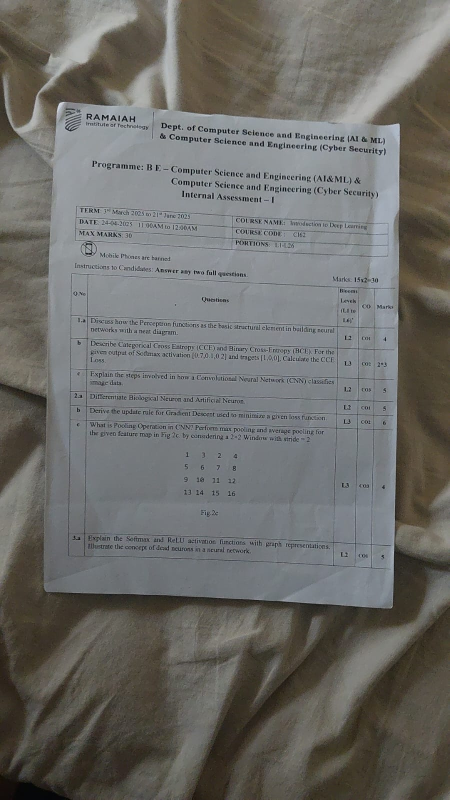
#> input picture sample.jpeg, 899 x 1599 px (shown at 1/2 size)
$ python -i table_detection_2.py   (imports and definitions only)
#> lines starting #> are read from the running program, lines starting #| are printed output that depends on the picture; after the words box and inside, x2 and y2 are one past the last pixel; in counts of white or black regions, pixels touching at a corner belong together
import cv2
import numpy as np
import os

def detect_tables_enhanced(color_img, gray_img):
    """
    Enhanced table detection with improved separation of individual tables
    """
    height, width = gray_img.shape

    # Multiple preprocessing approaches for better line detection
    tables = []

    # Method 1: Adaptive threshold with different parameters
    binary1 = cv2.adaptiveThreshold(gray_img, 255, cv2.ADAPTIVE_THRESH_GAUSSIAN_C,
                                   cv2.THRESH_BINARY_INV, 11, 2)
    binary2 = cv2.adaptiveThreshold(gray_img, 255, cv2.ADAPTIVE_THRESH_MEAN_C,
                                   cv2.THRESH_BINARY_INV, 15, 3)

    # Method 2: Global threshold for darker lines
    _, binary3 = cv2.threshold(gray_img, 0, 255, cv2.THRESH_BINARY_INV + cv2.THRESH_OTSU)

    # Combine different threshold methods
    combined_binary = cv2.bitwise_or(cv2.bitwise_or(binary1, binary2), binary3)

    # More aggressive kernels for line detection
    h_kernel_sizes = [width//20, width//15, width//10]  # Multiple kernel sizes
    v_kernel_sizes = [height//20, height//15, height//10]

    all_h_lines = []
    all_v_lines = []

    # Try multiple kernel sizes to catch different line thicknesses
    for h_size in h_kernel_sizes:
        horizontal_kernel = cv2.getStructuringElement(cv2.MORPH_RECT, (h_size, 1))
        horizontal_lines = cv2.morphologyEx(combined_binary, cv2.MORPH_OPEN,
                                          horizontal_kernel, iterations=1)

        # Additional morphological operations to connect broken lines
        horizontal_lines = cv2.dilate(horizontal_lines,
                                    cv2.getStructuringElement(cv2.MORPH_RECT, (5, 3)),
                                    iterations=2)

        h_lines = find_line_coordinates_hough(horizontal_lines, 'horizontal', width)
        all_h_lines.extend(h_lines)

    for v_size in v_kernel_sizes:
        vertical_kernel = cv2.getStructuringElement(cv2.MORPH_RECT, (1, v_size))
        vertical_lines = cv2.morphologyEx(combined_binary, cv2.MORPH_OPEN,
                                        vertical_kernel, iterations=1)

        # Additional morphological operations to connect broken lines
        vertical_lines = cv2.dilate(vertical_lines,
                                  cv2.getStructuringElement(cv2.MORPH_RECT, (3, 5)),
                                  iterations=2)

        v_lines = find_line_coordinates_hough(vertical_lines, 'vertical', height)
        all_v_lines.extend(v_lines)

    # Remove duplicates and merge similar lines
    final_h_lines = merge_similar_lines(all_h_lines, 'horizontal', width)
    final_v_lines = merge_similar_lines(all_v_lines, 'vertical', height)

    print(f"Final: {len(final_h_lines)} horizontal lines and {len(final_v_lines)} vertical lines")

    # NEW: Improved table separation logic
    tables = find_separate_table_regions(final_h_lines, final_v_lines, width, height)

    # If no separate tables found, fall back to contour-based approach
    if not tables:
        tables = detect_tables_by_contours(final_h_lines, final_v_lines, width, height)

    # Ultimate fallback: Create one large table from all lines if we have enough
    if not tables and len(final_h_lines) >= 1 and len(final_v_lines) >= 1:
        all_coords = []
        for line in final_h_lines + final_v_lines:
            all_coords.extend([line['x1'], line['y1'], line['x2'], line['y2']])

        if all_coords:
            min_x = min(all_coords[::2])  # x coordinates
            min_y = min(all_coords[1::2])  # y coordinates
            max_x = max(all_coords[::2])
            max_y = max(all_coords[1::2])

            tables.append({
                'x': min_x, 'y': min_y,
                'w': max_x - min_x, 'h': max_y - min_y,
                'h_lines': final_h_lines,
                'v_lines': final_v_lines,
                'type': 'table'
            })
            print(f"Created fallback table with all detected lines")

    return tables

def find_separate_table_regions(h_lines, v_lines, width, height):
    """
    NEW: Improved function to find separate table regions by analyzing spatial distribution
    """
    if not h_lines or not v_lines:
        return []

    # Sort lines by position
    h_lines_sorted = sorted(h_lines, key=lambda x: x['y'])
    v_lines_sorted = sorted(v_lines, key=lambda x: x['x'])

    # Find clusters of horizontal lines (separate tables likely have gaps)
    h_clusters = find_line_clusters(h_lines_sorted, 'horizontal', gap_threshold=height//8)
    v_clusters = find_line_clusters(v_lines_sorted, 'vertical', gap_threshold=width//8)

    print(f"Found {len(h_clusters)} horizontal clusters and {len(v_clusters)} vertical clusters")

    tables = []

    # Create tables by combining h_clusters and v_clusters that overlap spatially
    for h_cluster in h_clusters:
        for v_cluster in v_clusters:
            # Check if horizontal and vertical line clusters overlap spatially
            if clusters_overlap(h_cluster, v_cluster):
                # Calculate table bounds
                h_min_x = min(line['x1'] for line in h_cluster)
                h_max_x = max(line['x2'] for line in h_cluster)
                h_min_y = min(line['y'] for line in h_cluster)
                h_max_y = max(line['y'] for line in h_cluster)

                v_min_x = min(line['x'] for line in v_cluster)
                v_max_x = max(line['x'] for line in v_cluster)
                v_min_y = min(line['y1'] for line in v_cluster)
                v_max_y = max(line['y2'] for line in v_cluster)

                # Use intersection of bounds to define table
                table_x = max(h_min_x, v_min_x) - 10  # Small padding
                table_y = max(h_min_y, v_min_y) - 10
                table_x2 = min(h_max_x, v_max_x) + 10
                table_y2 = min(h_max_y, v_max_y) + 10

                table_w = table_x2 - table_x
                table_h = table_y2 - table_y

                # Ensure minimum table size and reasonable aspect ratio
                if table_w > 100 and table_h > 60:
                    # Filter lines that are actually within this table region
                    table_h_lines = [line for line in h_cluster
                                   if line['x1'] >= table_x - 20 and line['x2'] <= table_x2 + 20]
                    table_v_lines = [line for line in v_cluster
                                   if line['y1'] >= table_y - 20 and line['y2'] <= table_y2 + 20]

                    if len(table_h_lines) >= 2 and len(table_v_lines) >= 2:
                        tables.append({
                            'x': table_x, 'y': table_y,
                            'w': table_w, 'h': table_h,
                            'h_lines': table_h_lines,
                            'v_lines': table_v_lines,
                            'type': 'table'
                        })
                        print(f"Created separate table at ({table_x}, {table_y}) size {table_w}x{table_h}")

    # Remove overlapping tables (keep the one with more lines)
    tables = remove_overlapping_tables(tables)

    return tables

def find_line_clusters(lines, direction, gap_threshold):
    """
    Find clusters of lines separated by significant gaps
    """
    if not lines:
        return []

    clusters = []
    current_cluster = [lines[0]]

    for i in range(1, len(lines)):
        if direction == 'horizontal':
            prev_pos = current_cluster[-1]['y']
            curr_pos = lines[i]['y']
        else:
            prev_pos = current_cluster[-1]['x']
            curr_pos = lines[i]['x']

        gap = abs(curr_pos - prev_pos)

        if gap <= gap_threshold:
            current_cluster.append(lines[i])
        else:
            # Significant gap found - start new cluster
            if len(current_cluster) >= 2:  # Only keep clusters with multiple lines
                clusters.append(current_cluster)
            current_cluster = [lines[i]]

    # Don't forget the last cluster
    if len(current_cluster) >= 2:
        clusters.append(current_cluster)

    return clusters

def clusters_overlap(h_cluster, v_cluster):
    """
    Check if horizontal and vertical line clusters overlap spatially
    """
    # Get bounds of horizontal cluster
    h_min_x = min(line['x1'] for line in h_cluster)
    h_max_x = max(line['x2'] for line in h_cluster)
    h_min_y = min(line['y'] for line in h_cluster)
    h_max_y = max(line['y'] for line in h_cluster)

    # Get bounds of vertical cluster
    v_min_x = min(line['x'] for line in v_cluster)
    v_max_x = max(line['x'] for line in v_cluster)
    v_min_y = min(line['y1'] for line in v_cluster)
    v_max_y = max(line['y2'] for line in v_cluster)

    # Check for overlap with some tolerance
    tolerance = 30

    x_overlap = not (h_max_x < v_min_x - tolerance or v_max_x < h_min_x - tolerance)
    y_overlap = not (h_max_y < v_min_y - tolerance or v_max_y < h_min_y - tolerance)

    return x_overlap and y_overlap

def remove_overlapping_tables(tables):
    """
    Remove overlapping tables, keeping the one with more lines
    """
    if len(tables) <= 1:
        return tables

    filtered_tables = []

    for i, table1 in enumerate(tables):
        is_overlapped = False

        for j, table2 in enumerate(tables):
            if i != j and tables_overlap_significantly(table1, table2):
                # Keep the table with more total lines
                lines1 = len(table1['h_lines']) + len(table1['v_lines'])
                lines2 = len(table2['h_lines']) + len(table2['v_lines'])

                if lines2 > lines1:
                    is_overlapped = True
                    break

        if not is_overlapped:
            filtered_tables.append(table1)

    return filtered_tables

# [69 lines left out: functions tables_overlap_significantly, detect_tables_by_contours, not called in this run]

def find_line_coordinates_hough(line_img, direction, max_dimension):
    """
    Extract line coordinates using Hough Line Transform with tolerance for curves and skew
    """
    lines = []

    # Use HoughLinesP with more lenient parameters for curved/skewed lines
    detected_lines = cv2.HoughLinesP(line_img, 1, np.pi/180, threshold=30,  # Lower threshold
                                    minLineLength=max_dimension//20,  # Shorter minimum length
                                    maxLineGap=30)  # Larger gap tolerance

    if detected_lines is not None:
        for line in detected_lines:
            x1, y1, x2, y2 = line[0]

            # Calculate line angle
            angle = np.arctan2(y2 - y1, x2 - x1) * 180 / np.pi

            if direction == 'horizontal':
                # For horizontal lines, allow up to 15 degrees of skew
                if abs(angle) <= 15 or abs(abs(angle) - 180) <= 15:
                    lines.append({
                        'x1': min(x1, x2), 'y1': y1,
                        'x2': max(x1, x2), 'y2': y2,
                        'y': (y1 + y2) // 2,  # Average y for sorting
                        'angle': angle
                    })
            else:  # vertical
                # For vertical lines, allow up to 15 degrees of skew
                if abs(angle - 90) <= 15 or abs(angle + 90) <= 15:
                    lines.append({
                        'x1': x1, 'y1': min(y1, y2),
                        'x2': x2, 'y2': max(y1, y2),
                        'x': (x1 + x2) // 2,  # Average x for sorting
                        'angle': angle
                    })

    # Group similar lines and merge them (for broken/curved lines)
    if lines:
        merged_lines = merge_similar_lines(lines, direction, max_dimension)
        return merged_lines

    return []

def merge_similar_lines(lines, direction, max_dimension):
    """
    Merge lines that are close together and likely part of the same table line
    """
    if not lines:
        return []

    # Sort lines by position
    if direction == 'horizontal':
        lines.sort(key=lambda x: x['y'])
        position_key = 'y'
        tolerance = 20  # Allow 20 pixels variation in y-position
    else:
        lines.sort(key=lambda x: x['x'])
        position_key = 'x'
        tolerance = 20  # Allow 20 pixels variation in x-position

    merged_lines = []
    current_group = [lines[0]]

    for line in lines[1:]:
        # Check if this line should be merged with the current group
        avg_position = sum(l[position_key] for l in current_group) / len(current_group)

        if abs(line[position_key] - avg_position) <= tolerance:
            current_group.append(line)
        else:
            # Merge the current group and start a new one
            merged_line = merge_line_group(current_group, direction)
            if merged_line:
                merged_lines.append(merged_line)
            current_group = [line]

    # Don't forget the last group
    merged_line = merge_line_group(current_group, direction)
    if merged_line:
        merged_lines.append(merged_line)

    return merged_lines

def merge_line_group(line_group, direction):
    """
    Merge a group of similar lines into one representative line
    """
    if not line_group:
        return None

    if direction == 'horizontal':
        # For horizontal lines, find the extent and average y-position
        min_x = min(line['x1'] for line in line_group)
        max_x = max(line['x2'] for line in line_group)
        avg_y = sum(line['y'] for line in line_group) / len(line_group)

        return {
            'x1': min_x, 'y1': int(avg_y),
            'x2': max_x, 'y2': int(avg_y),
            'y': int(avg_y)
        }
    else:
        # For vertical lines, find the extent and average x-position
        min_y = min(line['y1'] for line in line_group)
        max_y = max(line['y2'] for line in line_group)
        avg_x = sum(line['x'] for line in line_group) / len(line_group)

        return {
            'x1': int(avg_x), 'y1': min_y,
            'x2': int(avg_x), 'y2': max_y,
            'x': int(avg_x)
        }

def create_table_only_svg(image_path, output_svg_path):
    """
    Create an SVG document containing only the detected table structures (lines only)
    with improved styling - black lines and thicker strokes
    """
    # Read the image
    img = cv2.imread(image_path)
    if img is None:
        raise ValueError(f"Could not read image from {image_path}")

    gray = cv2.cvtColor(img, cv2.COLOR_BGR2GRAY)
    height, width = img.shape[:2]

    # Detect tables
    print("Detecting table structures...")
    tables = detect_tables_enhanced(img, gray)

    # Create SVG content with improved styling
    svg_content = f'''<?xml version="1.0" encoding="UTF-8"?>
<svg width="{width}" height="{height}" viewBox="0 0 {width} {height}"
     xmlns="http://www.w3.org/2000/svg">

    <defs>
        <style><![CDATA[
            .table-line {{
                stroke: #000000;
                stroke-width: 3;
                fill: none;
                opacity: 1.0;
            }}
            .table-boundary {{
                fill: none;
                stroke: #333333;
                stroke-width: 2;
                stroke-dasharray: 8,4;
                opacity: 0.7;
            }}
            .table-label {{
                font-family: Arial, sans-serif;
                font-size: 16px;
                font-weight: bold;
                fill: #000000;
            }}
        ]]></style>
    </defs>

    <!-- White background -->
    <rect width="{width}" height="{height}" fill="white"/>

'''

    if not tables:
        svg_content += '''    <!-- No tables detected -->
    <text x="50" y="50" class="table-label" fill="red">No tables detected in this image</text>
'''
    else:
        print(f"Found {len(tables)} table(s). Creating SVG...")

        for table_idx, table in enumerate(tables):
            table_x, table_y, table_w, table_h = table['x'], table['y'], table['w'], table['h']

            svg_content += f'''    <!-- Table {table_idx + 1} -->
    <g id="table_{table_idx + 1}">
        <!-- Table boundary -->
        <rect x="{table_x}" y="{table_y}" width="{table_w}" height="{table_h}" class="table-boundary"/>

        <!-- Table label -->
        <text x="{table_x}" y="{table_y - 8}" class="table-label">Table {table_idx + 1}</text>

'''

            # Add all lines (both horizontal and vertical) with same black styling
            h_lines = table.get('h_lines', [])
            for line_idx, h_line in enumerate(h_lines):
                x1, y1 = h_line['x1'], h_line['y1']
                x2, y2 = h_line['x2'], h_line['y2']
                svg_content += f'''        <line x1="{x1}" y1="{y1}" x2="{x2}" y2="{y2}" class="table-line">
            <title>Horizontal Line {line_idx + 1}</title>
        </line>
'''

            # Add vertical lines
            v_lines = table.get('v_lines', [])
            for line_idx, v_line in enumerate(v_lines):
                x1, y1 = v_line['x1'], v_line['y1']
                x2, y2 = v_line['x2'], v_line['y2']
                svg_content += f'''        <line x1="{x1}" y1="{y1}" x2="{x2}" y2="{y2}" class="table-line">
            <title>Vertical Line {line_idx + 1}</title>
        </line>
'''

            svg_content += f'''    </g>

'''

            print(f"Table {table_idx + 1}: {len(h_lines)} horizontal lines, {len(v_lines)} vertical lines")

    # Add updated legend
    svg_content += f'''    <!-- Legend -->
    <g id="legend" transform="translate(10, {height - 80})">
        <rect x="0" y="0" width="180" height="70" fill="white" stroke="black" stroke-width="1"/>
        <text x="10" y="15" class="table-label">Legend:</text>
        <line x1="10" y1="25" x2="40" y2="25" class="table-line"/>
        <text x="45" y="29" style="font-size: 12px;">Table Lines</text>
        <rect x="10" y="40" width="30" height="15" class="table-boundary"/>
        <text x="45" y="49" style="font-size: 12px;">Table Boundary</text>
    </g>

</svg>'''

    # Write SVG file
    with open(output_svg_path, 'w', encoding='utf-8') as f:
        f.write(svg_content)

    print(f"\nTable-only SVG created successfully at: {output_svg_path}")
    print(f"SVG dimensions: {width} x {height}")
    print(f"Total tables detected: {len(tables)}")

    return tables

def debug_table_detection_with_svg(image_path, output_svg_path, debug_image_path=None):
    """
    Debug table detection and create both debug image and table-only SVG
    """
#> called with image_path = '../sample.jpeg', output_svg_path = 'out.png'
    img = cv2.imread(image_path)
#> img is the input picture: shape (1599, 899, 3); mean B, G, R 103.9, 107.4, 108
    gray = cv2.cvtColor(img, cv2.COLOR_BGR2GRAY)
    height, width = gray.shape

    print("Starting enhanced table detection debug...")

    # Apply multiple thresholds
    binary1 = cv2.adaptiveThreshold(gray, 255, cv2.ADAPTIVE_THRESH_GAUSSIAN_C,
                                   cv2.THRESH_BINARY_INV, 11, 2)
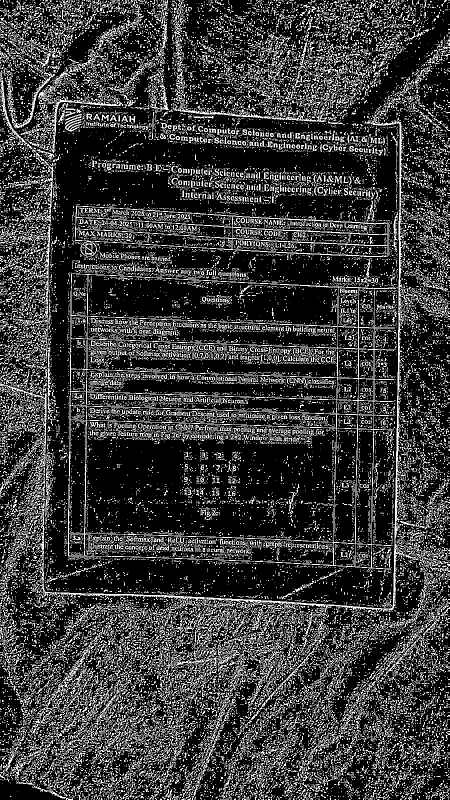
#> binary1: shape (1599, 899) (shown at 1/2 size); 22.3% white in thin lines or dots
    binary2 = cv2.adaptiveThreshold(gray, 255, cv2.ADAPTIVE_THRESH_MEAN_C,
                                   cv2.THRESH_BINARY_INV, 15, 3)
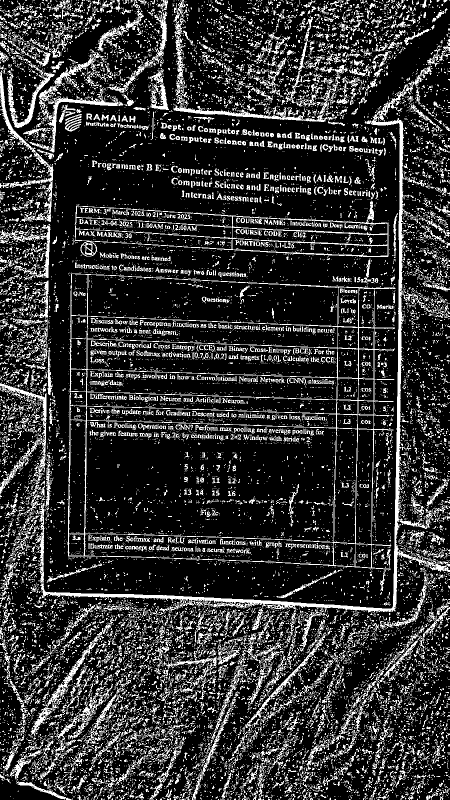
#> binary2: shape (1599, 899) (shown at 1/2 size); 19.7% white in thin lines or dots
    _, binary3 = cv2.threshold(gray, 0, 255, cv2.THRESH_BINARY_INV + cv2.THRESH_OTSU)
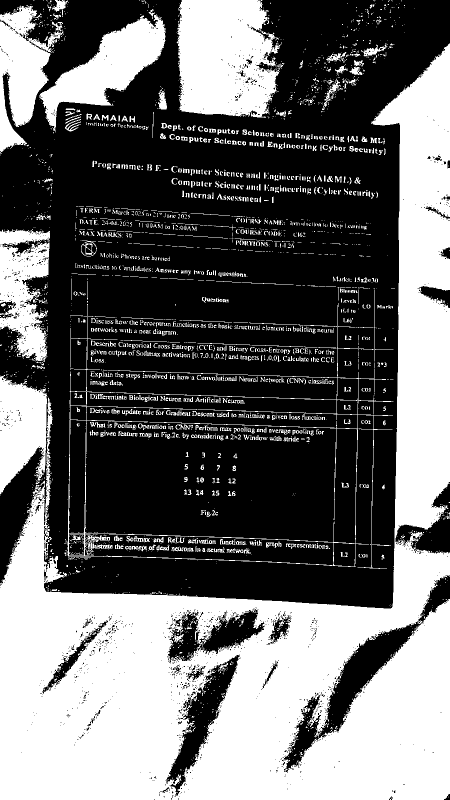
#> binary3: shape (1599, 899) (shown at 1/2 size); 41.8% white; 3210 white regions (2349 under 20 px), largest, box (x1, y1, x2, y2) and area: (0, 88, 899, 1599) 431822, (353, 0, 561, 236) 40199, (79, 29, 332, 265) 21851

    combined_binary = cv2.bitwise_or(cv2.bitwise_or(binary1, binary2), binary3)
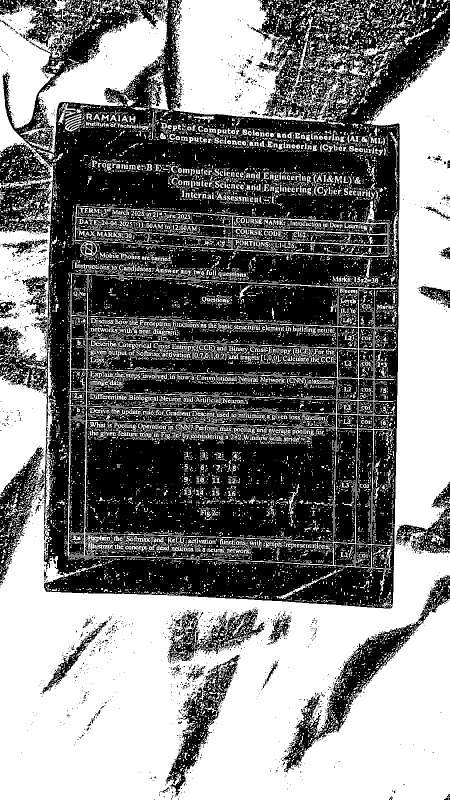
#> combined_binary: shape (1599, 899) (shown at 1/2 size); 50.4% white; 2464 black regions (2331 under 20 px), largest, box (x1, y1, x2, y2) and area: (0, 0, 899, 1217) 342822, (170, 841, 672, 1084) 98758, (175, 550, 676, 652) 36837

    # Detect lines with multiple kernel sizes
    all_h_lines = []
    all_v_lines = []

    h_kernel_sizes = [width//20, width//15, width//10]
    v_kernel_sizes = [height//20, height//15, height//10]

    for h_size in h_kernel_sizes:
        horizontal_kernel = cv2.getStructuringElement(cv2.MORPH_RECT, (h_size, 1))
        horizontal_lines = cv2.morphologyEx(combined_binary, cv2.MORPH_OPEN, horizontal_kernel)
        horizontal_lines = cv2.dilate(horizontal_lines,
                                    cv2.getStructuringElement(cv2.MORPH_RECT, (5, 3)),
                                    iterations=2)
        h_lines = find_line_coordinates_hough(horizontal_lines, 'horizontal', width)
        all_h_lines.extend(h_lines)
#> this loop made 3 passes
#> pass 1, in debug_table_detection_with_svg, `horizontal_lines = cv2.morphologyEx(combined_binary, cv2.MORPH_OPEN, h..`:
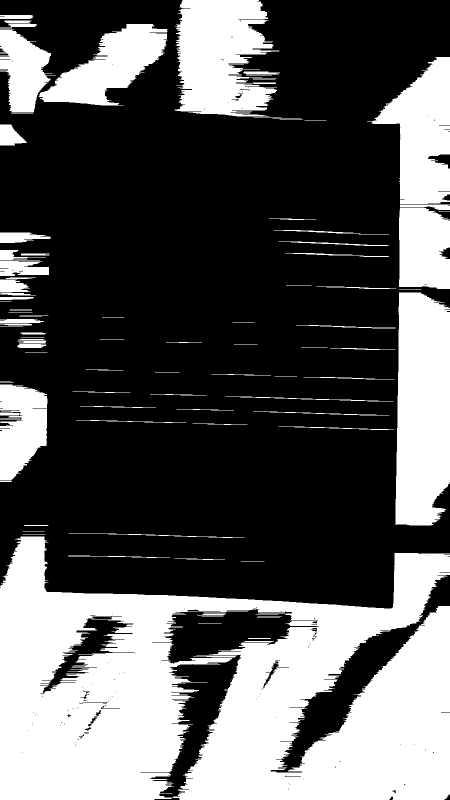
#> horizontal_lines: shape (1599, 899) (shown at 1/2 size); 34.9% white; 101 white regions, largest, box (x1, y1, x2, y2) and area: (0, 1073, 899, 1599) 311770, (790, 585, 899, 1051) 45797, (349, 0, 559, 233) 35475
#> after the loop, all_h_lines = 59 items
#> (the rest of the program and of its run is left out)
